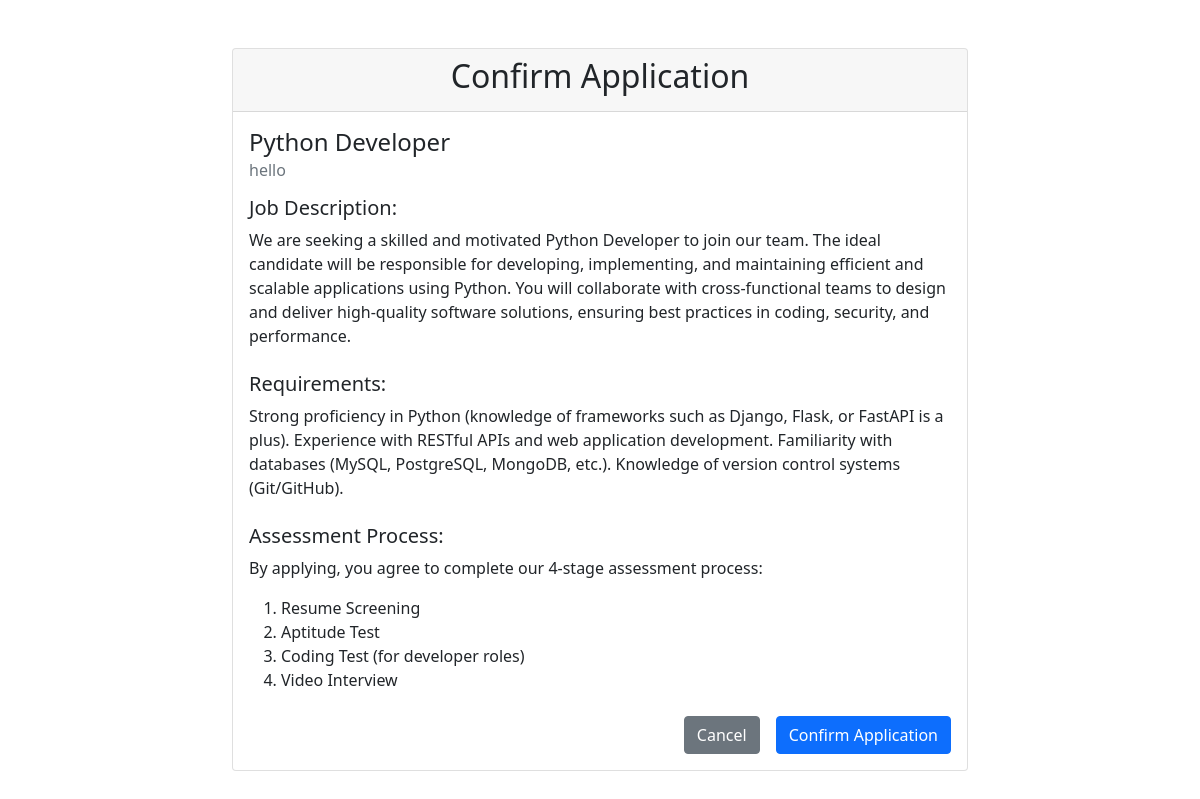
The app's page /apply/1 (signed in) with its own data.
### app.py (models this page shows, shortened)
class Job(db.Model):
    id = db.Column(db.Integer, primary_key=True)
    title = db.Column(db.String(100), nullable=False)
    description = db.Column(db.Text, nullable=False)
    requirements = db.Column(db.Text)
    role_type = db.Column(db.String(50), nullable=False)  # e.g., 'Developer', 'UI/UX', 'Marketing'
    company_id = db.Column(db.Integer, db.ForeignKey('company.id'), nullable=False)
    date_posted = db.Column(db.DateTime, nullable=False, default=datetime.utcnow)
    applications = db.relationship('Application', backref='position', lazy=True)

class Company(UserMixin, db.Model):
    id = db.Column(db.Integer, primary_key=True)
    company_name = db.Column(db.String(100), unique=True, nullable=False)
    email = db.Column(db.String(120), unique=True, nullable=False)
    password_hash = db.Column(db.String(128))
    jobs = db.relationship('Job', backref='employer', lazy=True)

### app.py (the view)
@app.route('/apply/<int:job_id>')
@login_required
def apply_job(job_id):
    if not isinstance(current_user, Candidate):
        flash('Access denied. Please login as a candidate.', 'error')
        return redirect(url_for('login'))
    job = Job.query.get_or_404(job_id)
    existing_application = Application.query.filter_by(
        candidate_id=current_user.id,
        job_id=job_id
    ).first()
    if existing_application:
        flash('You have already applied for this position.', 'info')
        return redirect(url_for('view_job', job_id=job_id))
    return render_template('apply_confirmation.html',
                         user=current_user,
                         job=job)

### app.py (called while the page is built)
@login_manager.user_loader
def load_user(user_id):
    print(f"Trying to load user with ID: {user_id}")
    if not user_id or '_' not in user_id:
        print("Invalid user ID format")
        return None
    try:
        user_type, id_num = user_id.split('_', 1)
        id_num = int(id_num)
        if user_type == 'candidate':
            user = Candidate.query.get(id_num)
            if user:
                print(f"Loaded candidate: {user.username}")
            return user
        elif user_type == 'company':
            user = Company.query.get(id_num)
            if user:
                print(f"Loaded company: {user.company_name}")
            return user
        else:
            print(f"Unknown user type: {user_type}")
            return None
    except ValueError:
        print(f"Invalid user ID format: {user_id}")
        return None

### templates/apply_confirmation.html (shortened to what this page needs)
<!DOCTYPE html>
<html lang="en">
<head>
    <link href="https://cdn.jsdelivr.net/npm/bootstrap@5.1.3/dist/css/bootstrap.min.css" rel="stylesheet">
</head>
<body>
    <div class="container py-5">
        <div class="row justify-content-center">
            <div class="col-md-8">
                <div class="card">
                    <div class="card-header">
                        <h2 class="text-center">Confirm Application</h2>
                    </div>
                    <div class="card-body">
                        <h4 class="card-title">{{ job.title }}</h4>
                        <h6 class="card-subtitle mb-3 text-muted">{{ job.employer.company_name }}</h6>
                        <div class="mb-4">
                            <h5>Job Description:</h5>
                            <p class="card-text">{{ job.description }}</p>
                        </div>
                        <div class="mb-4">
                            <h5>Requirements:</h5>
                            <p class="card-text">{{ job.requirements or "No specific requirements listed." }}</p>
                        </div>
                        <div class="mb-4">
                            <h5>Assessment Process:</h5>
                            <p class="card-text">
                                By applying, you agree to complete our 4-stage assessment process:
                            </p>
                            <ol>
                                <li>Resume Screening</li>
                                <li>Aptitude Test</li>
                                <li>Coding Test (for developer roles)</li>
                                <li>Video Interview</li>
                            </ol>
                        </div>
                        <div class="d-grid gap-2 d-md-flex justify-content-md-end">
                            <a href="{{ url_for('view_job', job_id=job.id) }}" class="btn btn-secondary me-md-2">Cancel</a>
                            <form method="POST" action="{{ url_for('submit_application', job_id=job.id) }}">
                                <button type="submit" class="btn btn-primary">Confirm Application</button>
                            </form>
                        </div>
                    </div>
                </div>
            </div>
        </div>
    </div>
</body>
</html>

### records on screen
Job: title "Python Developer", description "We are seeking a skilled and motivated Python Developer to join our team. The ideal candidate will be responsible for developing, implementing, and maintaining efficient and scalable applications using Python. You will collaborate with cross-functional teams to design and deliver high-quality software solutions, ensuring best practices in coding, security, and performance.", requirements "Strong proficiency in Python (knowledge of frameworks such as Django, Flask, or FastAPI is a plus). Experience with RESTful APIs and web application development. Familiarity with databases (MySQL, PostgreSQL, MongoDB, etc.). Knowledge of version control systems (Git/GitHub)."
Company: employer.company_name "hello"
